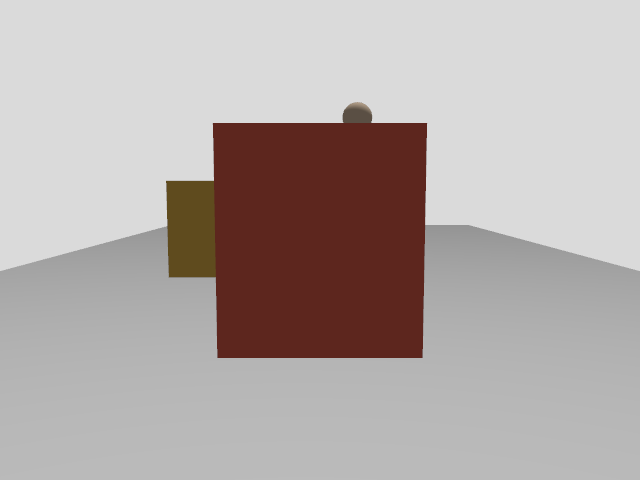
#> input picture risk_system/snap_v2_start.png, 640 x 480 px, found by its file name; its folder holds only this picture in this run
$ python test_offline_invalid.py
#> lines starting #> are read from the running program, lines starting #| are printed output that depends on the picture; after the words box and inside, x2 and y2 are one past the last pixel; in counts of white or black regions, pixels touching at a corner belong together
### risk_system/risk_core.py
#!/usr/bin/env python3
"""Camera-only obstacle / person risk estimation (no ROS dependency).

Method (colour-agnostic for obstacles):
  1. Learn the floor appearance near the robot and the background (sky) colour.
  2. For every image column, scan upward from the bottom row while pixels stay
     floor-like.  The first non-floor pixel is the column's free-space boundary.
  3. Convert the boundary row to an *estimated* ground distance with a flat-floor
     pinhole model (known camera height / pitch from the SDF).  This is an
     estimate, not a range measurement: it assumes a flat floor and an object
     standing on it.
  4. Group neighbouring columns with similar distance into objects, measure their
     approximate metric width / height, and label tall-narrow objects as
     "person-like" (shape heuristic, not a trained person classifier).
  5. Convert distance + lateral offset from the robot path into a 0-100 risk
     score and a discrete state.
"""
import math
import numpy as np
import cv2

# ---- camera model (robot_risk_world.sdf: front_camera) ----------------------
IMG_W, IMG_H = 640, 480
HFOV = 1.05                      # rad
CAM_HEIGHT = 0.22 + 0.45         # chassis z + sensor z  [m]
CAM_PITCH_SDF = 0.10             # rad, sensor pitch in the SDF (positive = down)
# After the wheel-axis fix and 2 mm caster clearance the chassis rocks only
# +-0.77 deg between the casters (measured), so the SDF pitch is used directly.
# (+-0.77 deg -> about +-0.1 m distance error at 2 m.)
CAM_PITCH = CAM_PITCH_SDF
CAM_FORWARD = 0.23               # camera x offset from chassis centre [m]
FOCAL = (IMG_W / 2.0) / math.tan(HFOV / 2.0)
CX, CY = (IMG_W - 1) / 2.0, (IMG_H - 1) / 2.0

# ---- risk parameters --------------------------------------------------------
ROBOT_HALF_WIDTH = 0.24          # wheels reach +-0.24 m
CORRIDOR_HALF = 0.40             # robot half width + 0.16 m margin
MAX_RANGE = 6.0                  # ignore boundaries farther than this [m]
OBST_STOP, OBST_FAR = 1.4, 3.5   # distance where obstacle risk is 100 / 0
PERSON_STOP, PERSON_FAR = 1.9, 4.5
STATE_STOP = 70.0                # risk >= -> STOP
STATE_APPROACH = 30.0            # risk >= -> APPROACHING
STATE_STOP_EXIT = 60.0           # hysteresis: leave STOP only below this
N_SECTORS = 15                   # free-space histogram bins across the FOV

STATE_CLEAR = 'CLEAR'            # nothing detected
STATE_FAR = 'OBSTACLE_FAR'       # detected, low risk
STATE_NEAR = 'APPROACHING'       # obstacle approaching the path
STATE_PERSON = 'PERSON'          # person-like object detected (risk < stop)
STATE_STOP_ = 'STOP'             # stop required
STATE_INVALID = 'INVALID'        # image missing / stale / degenerate


def row_to_distance(v):
    """Ground distance (from the camera, along the optical axis direction
    projected on the floor) for an image row. inf above the horizon."""
    ang = CAM_PITCH + math.atan((v - CY) / FOCAL)
    if ang <= 0.01:
        return math.inf
    return CAM_HEIGHT / math.tan(ang)


ROW_DIST = np.array([row_to_distance(v) for v in range(IMG_H)])
COL_BEARING = np.arctan((np.arange(IMG_W) - CX) / FOCAL)   # +right in image
NEAREST_VISIBLE = ROW_DIST[IMG_H - 1]                      # ~1.2 m blind zone


def check_image(img):
    """Return (ok, reason). Rejects degenerate frames such as a uniform image."""
    if img is None:
        return False, 'no image'
    if img.shape[0] != IMG_H or img.shape[1] != IMG_W:
        return False, f'unexpected size {img.shape[1]}x{img.shape[0]}'
    std = float(img.std())
    if std < 3.0:
        return False, f'uniform image (std={std:.2f})'
    return True, ''


class RiskEstimator:
    def __init__(self):
        self.floor_ref = None       # per-row floor colour (IMG_H x 3), learned
        self.bg_ref = None          # background colour
        self.step_thr = 14.0        # max colour jump between adjacent rows
        self.ref_thr = 30.0         # max distance to learned floor colour
        self.in_stop = False        # STOP hysteresis state

    # -- appearance models ---------------------------------------------------
    def _update_models(self, img, boundary):
        top = img[:8].reshape(-1, 3).astype(np.float32)
        bg = np.median(top, axis=0)
        self.bg_ref = bg if self.bg_ref is None else 0.9 * self.bg_ref + 0.1 * bg
        # learn floor colour per row from columns whose boundary is above it
        h = img.shape[0]
        rows = np.arange(h)[:, None]
        floor_mask = rows > (boundary[None, :] + 4)
        f = img.astype(np.float32)
        new = np.full((h, 3), np.nan, np.float32)
        for v in range(int(CY) + 10, h):
            m = floor_mask[v]
            if m.sum() > 40:
                new[v] = np.median(f[v][m], axis=0)
        if self.floor_ref is None:
            self.floor_ref = new
        else:
            ok = ~np.isnan(new[:, 0])
            old_ok = ~np.isnan(self.floor_ref[:, 0])
            both = ok & old_ok
            self.floor_ref[both] = 0.9 * self.floor_ref[both] + 0.1 * new[both]
            self.floor_ref[ok & ~old_ok] = new[ok & ~old_ok]

    def _bootstrap(self, img):
        """First frame: assume the bottom 12 rows near the image centre are
        floor and that floor colour varies smoothly with the row."""
        f = img.astype(np.float32)
        seed = np.median(f[IMG_H - 12:, IMG_W // 2 - 80: IMG_W // 2 + 80].reshape(-1, 3), axis=0)
        self.floor_ref = np.full((IMG_H, 3), np.nan, np.float32)
        self.floor_ref[IMG_H - 12:] = seed

    # -- main ----------------------------------------------------------------
    def boundary(self, img):
        f = cv2.GaussianBlur(img, (5, 5), 0).astype(np.float32)
        h, w = f.shape[:2]
        ref = self.floor_ref
        known = ~np.isnan(ref[:, 0])
        step = np.abs(f[1:] - f[:-1]).sum(axis=2)                  # (h-1, w)
        step6 = np.abs(f[6:] - f[:-6]).sum(axis=2)                 # (h-6, w)
        bad = np.zeros((h, w), bool)
        bad[:-1] |= step > self.step_thr
        bad[:-6] |= step6 > 2.0 * self.step_thr                    # soft edges
        # absolute check only where a floor model exists for the row
        dref = np.abs(f[known] - ref[known][:, None, :]).sum(axis=2)
        bad[known] |= dref > self.ref_thr
        # bottom row must look like floor (blocked camera / object touching it)
        horizon = int(np.searchsorted(-ROW_DIST, -MAX_RANGE))       # first row with dist<=MAX
        bad[:horizon] = True
        # boundary = lowest row of the first "bad" pixel scanning up from bottom
        bound = np.full(w, -1, np.int32)
        flipped = bad[::-1]                                         # row 0 = bottom
        any_bad = flipped.any(axis=0)
        first = flipped.argmax(axis=0)
        bound[any_bad] = (h - 1) - first[any_bad]
        return bound, f

    def process(self, img_rgb):
        ok, reason = check_image(img_rgb)
        if not ok:
            return {'state': STATE_INVALID, 'risk': 100.0, 'reason': reason,
                    'objects': [], 'sectors': [0.0] * N_SECTORS}
        if self.floor_ref is None:
            self._bootstrap(img_rgb)
        bound, fimg = self.boundary(img_rgb)
        self._update_models(img_rgb, bound)

        h = IMG_H
        dist = np.where(bound >= h - 1, NEAREST_VISIBLE * 0.9,      # blocked at bottom row
                        ROW_DIST[np.clip(bound, 0, h - 1)])
        dist = np.where(dist > MAX_RANGE, math.inf, dist)
        lateral = np.tan(COL_BEARING) * np.where(np.isinf(dist), 0, dist)

        # column type: does the background (sky) start right above the boundary?
        vb = np.clip(bound - 4, 0, h - 1)
        above = fimg[vb, np.arange(IMG_W)]
        edge_col = np.abs(above - self.bg_ref[None, :]).sum(axis=1) < 12
        objects = self._group(img_rgb, fimg, bound, dist, lateral, edge_col)
        sectors = []
        edges = np.linspace(0, IMG_W, N_SECTORS + 1).astype(int)
        for i in range(N_SECTORS):
            d = dist[edges[i]:edges[i + 1]]
            fin = d[np.isfinite(d)]
            sectors.append(float(fin.min()) if fin.size else MAX_RANGE)

        risk = max([o['risk'] for o in objects], default=0.0)
        # a person only changes the state when in the path or closer than 3 m
        persons = [o for o in objects if o['label'] == 'person'
                   and ((o['in_path'] and o['distance'] < PERSON_FAR) or o['distance'] < 3.0)]
        real = [o for o in objects if o['label'] != 'floor_edge']
        top = max(objects, key=lambda o: o['risk']) if objects else None
        stop_relevant = top is not None and (top['in_path'] or top['distance'] < 1.25)
        thr = STATE_STOP_EXIT if self.in_stop else STATE_STOP
        self.in_stop = bool(risk >= thr and stop_relevant)
        if self.in_stop:
            state = STATE_STOP_
        elif persons:
            state = STATE_PERSON
        elif risk >= STATE_APPROACH:
            state = STATE_NEAR          # includes high risk from objects beside the path
        elif real:
            state = STATE_FAR
        else:
            state = STATE_CLEAR
        in_path = [o for o in objects if o['in_path']]
        return {'state': state, 'risk': round(float(risk), 1), 'reason': '',
                'objects': objects, 'sectors': [round(s, 2) for s in sectors],
                'nearest_in_path': round(min([o['distance'] for o in in_path], default=MAX_RANGE), 2),
                'boundary': bound}

    def _side_depth(self, dist, s, e, d):
        """Median free-space distance just left/right of columns s..e
        (None at the image border)."""
        w = len(dist)
        left = dist[max(0, s - 14):s - 3] if s - 3 >= 8 else None
        right = dist[e + 4:min(w, e + 15)] if e + 4 <= w - 8 else None
        med = lambda a: None if a is None or a.size == 0 else float(np.median(np.where(np.isinf(a), 99.0, a)))
        return med(left), med(right)

    def _top_row(self, fimg, s, e, yb, dist, d):
        """Top of an object standing on the floor between columns s..e.
        Each row above the floor contact is compared with the background
        just LEFT/RIGHT of the object, using only side strips that are
        farther away than the object (real background, not the same or a
        nearer object).  Works in front of walls, furniture or sky; falls
        back to the global background colour when no such strip exists."""
        w = fimg.shape[1]
        cols = fimg[:yb + 1, s:e + 1]                                         # (yb+1, n, 3)
        dl, dr = self._side_depth(dist, s, e, d)
        sides = []
        if dl is not None and dl > d + 0.3:
            sides.append(np.median(fimg[:yb + 1, max(0, s - 14):s - 3], axis=1))
        if dr is not None and dr > d + 0.3:
            sides.append(np.median(fimg[:yb + 1, e + 4:min(w, e + 15)], axis=1))
        if not sides:
            sides = [np.tile(self.bg_ref, (yb + 1, 1))]
        # a pixel belongs to the object if it differs from EVERY background
        # reference; a row is "object" if >= 25 % of its columns do (legs, gaps)
        differs = np.all([np.abs(cols - sd[:, None, :]).sum(axis=2) > 30 for sd in sides], axis=0)
        is_obj = differs.mean(axis=1) >= 0.25
        yt, gap = yb, 0
        for v in range(yb, -1, -1):
            if is_obj[v]:
                yt, gap = v, 0
            else:
                gap += 1
                if gap > 4:
                    break
        return yt

    def _group(self, img, fimg, bound, dist, lateral, edge_col):
        objs = []
        w = IMG_W
        valid = np.isfinite(dist)
        u = 0
        while u < w:
            if not valid[u]:
                u += 1
                continue
            s = u
            while u + 1 < w and valid[u + 1] and edge_col[u + 1] == edge_col[s] \
                    and abs(dist[u + 1] - dist[u]) < 0.25 + 0.08 * dist[u]:
                u += 1
            e = u
            u += 1
            if e - s < 6:
                continue
            seg_d = dist[s:e + 1]
            d = float(np.percentile(seg_d, 20))
            yb = int(np.median(bound[s:e + 1]))
            yt = self._top_row(fimg, s, e, yb, dist, d)
            width_m = (e - s) / FOCAL * d
            height_m = (yb - yt) / FOCAL * d
            lat = lateral[s:e + 1]
            lat_min = 0.0 if (lat.min() < 0 < lat.max()) else float(np.abs(lat).min())
            # what lies at the far floor edge (boundary row near the horizon, flat)?
            is_floor_edge = bool(np.mean(edge_col[s:e + 1]) > 0.5)
            label = 'floor_edge' if is_floor_edge else 'obstacle'
            # person-like: tall (1.15-2.1 m) and narrow at the floor contact
            # (legs, 0.04-0.75 m).  Shape heuristic, NOT a trained classifier.
            # ... and free-standing (excludes wall segments and doors, which are
            # continuous surfaces or touch the image border)
            dl, dr = self._side_depth(dist, s, e, d)
            # (both sides inside the image, depth jump on at least one side: a
            #  shadow can make one side look continuous)
            free_standing = dl is not None and dr is not None and (abs(dl - d) > 0.3 or abs(dr - d) > 0.3)
            if not is_floor_edge and free_standing and 1.15 <= height_m <= 2.1 and 0.04 <= width_m <= 0.75 \
                    and height_m / max(width_m, 1e-3) >= 1.9:
                label = 'person'
            # confidence: boundary contrast and support width (heuristic, 0-1)
            v0 = min(yb + 3, IMG_H - 1)
            v1 = max(yb - 3, 0)
            contrast = float(np.abs(fimg[v0, s:e + 1] - fimg[v1, s:e + 1]).sum(axis=1).mean())
            conf = min(1.0, 0.35 + 0.4 * min(1.0, (e - s) / 60.0) + 0.25 * min(1.0, contrast / 80.0))
            if is_floor_edge:
                conf *= 0.6
            path = 1.0 if lat_min < CORRIDOR_HALF else max(0.0, 1.0 - (lat_min - CORRIDOR_HALF) / 0.6)
            if label == 'person':
                prox = np.clip((PERSON_FAR - d) / (PERSON_FAR - PERSON_STOP), 0, 1)
            else:
                prox = np.clip((OBST_FAR - d) / (OBST_FAR - OBST_STOP), 0, 1)
            risk = 100.0 * prox * (0.3 + 0.7 * path) * (0.7 + 0.3 * conf)
            if prox >= 1.0 and path >= 1.0:
                risk = 100.0
            # lateral position of the object's edges (ROS convention: +left)
            lat_left = float(-math.tan(COL_BEARING[s]) * d)
            lat_right = float(-math.tan(COL_BEARING[e]) * d)
            objs.append({
                'label': label, 'confidence': round(conf, 2),
                'lat_left': round(lat_left, 2), 'lat_right': round(lat_right, 2),
                'bbox': [int(s), int(yt), int(e), int(yb)],
                'distance': round(d, 2), 'lateral': round(lat_min, 2),
                'width_m': round(width_m, 2), 'height_m': round(height_m, 2),
                'in_path': bool(lat_min < CORRIDOR_HALF), 'risk': round(float(risk), 1),
            })
        return objs


STATE_COLORS = {STATE_CLEAR: (80, 200, 80), STATE_FAR: (80, 200, 80), STATE_NEAR: (0, 200, 255),
                STATE_PERSON: (255, 120, 0), STATE_STOP_: (0, 0, 255), STATE_INVALID: (180, 0, 180)}


# [18 lines left out: function draw, not called in this run]

### risk_system/test_offline_invalid.py
#!/usr/bin/env python3
"""Offline checks of the detector's safety rules (no ROS):
uniform image, wrong size, blacked-out image, and a valid frame."""
import sys
import cv2
import numpy as np
sys.path.insert(0, '/workspace/risk_system')
import risk_core as rc

ok = True
cases = {
    'uniform_218 (old sky-only bug)': np.full((480, 640, 3), 218, np.uint8),
    'black': np.zeros((480, 640, 3), np.uint8),
    'wrong_size': np.random.randint(0, 255, (240, 320, 3), np.uint8),
}
for name, img in cases.items():
    r = rc.RiskEstimator().process(img)
    good = r['state'] == rc.STATE_INVALID and r['risk'] == 100.0
    ok &= good
    print(f"{'PASS' if good else 'FAIL'} {name}: state={r['state']} reason={r['reason']}")
img = cv2.cvtColor(cv2.imread('/workspace/risk_system/snap_v2_start.png'), cv2.COLOR_BGR2RGB)
r = rc.RiskEstimator().process(img)
#> in _bootstrap, `seed = np.median(f[IMG_H - 12:, IMG_W // 2 - 80: IMG_W // 2 + 80].resh..`: seed = [186, 186, 186]
#> in boundary, `bad[:-1] |= step > self.step_thr`:
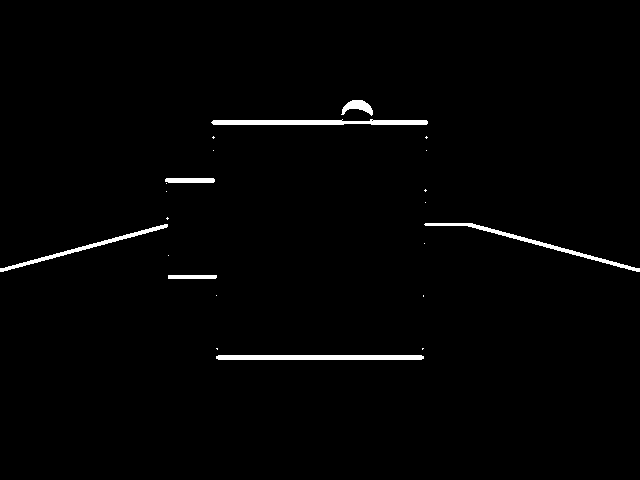
#> bad: shape (480, 640) bool; 1.4% white; 22 white regions (15 under 20 px), largest, box (x1, y1, x2, y2) and area: (216, 355, 424, 360) 1032, (211, 119, 428, 125) 1025, (424, 223, 640, 272) 826
#> in boundary, `bad[:-6] |= step6 > 2.0 * self.step_thr`:
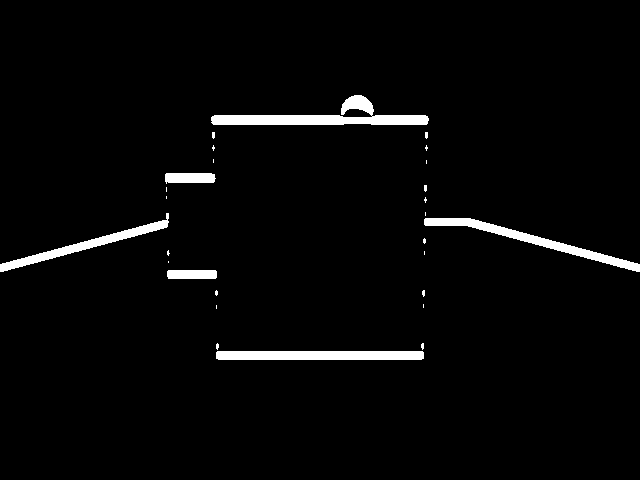
#> bad: shape (480, 640) bool; 2.9% white; 27 white regions (21 under 20 px), largest, box (x1, y1, x2, y2) and area: (211, 95, 429, 125) 2489, (216, 351, 424, 360) 1866, (424, 218, 640, 272) 1838, (0, 213, 169, 272) 1458, (165, 173, 216, 184) 495, (167, 270, 217, 279) 445
#> in boundary, `bad[:horizon] = True`:
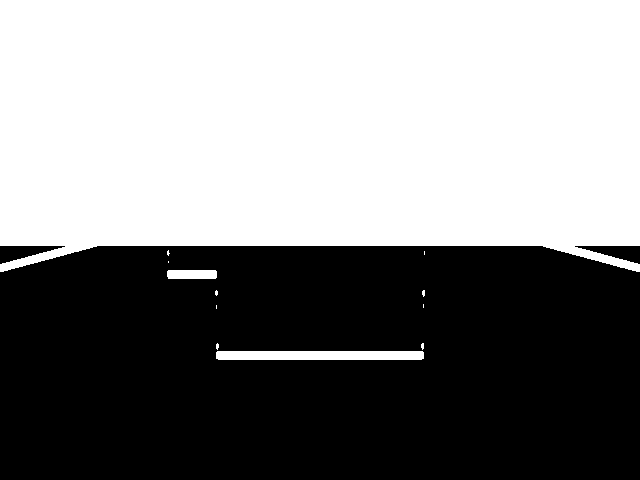
#> bad: shape (480, 640) bool; 52.5% white; 3 black regions, box (x1, y1, x2, y2) and area: (0, 246, 640, 480) 144723, (0, 246, 65, 264) 609, (575, 246, 640, 264) 608
#> in boundary, `flipped = bad[::-1]`:
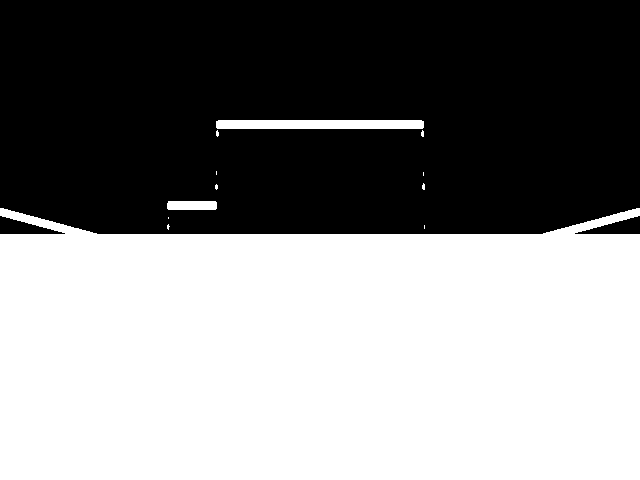
#> flipped: shape (480, 640) bool; 52.5% white; 3 black regions, box (x1, y1, x2, y2) and area: (0, 0, 640, 234) 144723, (0, 216, 65, 234) 609, (575, 216, 640, 234) 608
#> in boundary, `first = flipped.argmax(axis=0)`: first = 640 values, max 234 at index 97, min 120 at index 218, mean 190.2
#> in _update_models, `bg = np.median(top, axis=0)`: bg = [218, 218, 218]
#> in _update_models, `floor_mask = rows > (boundary[None, :] + 4)`:
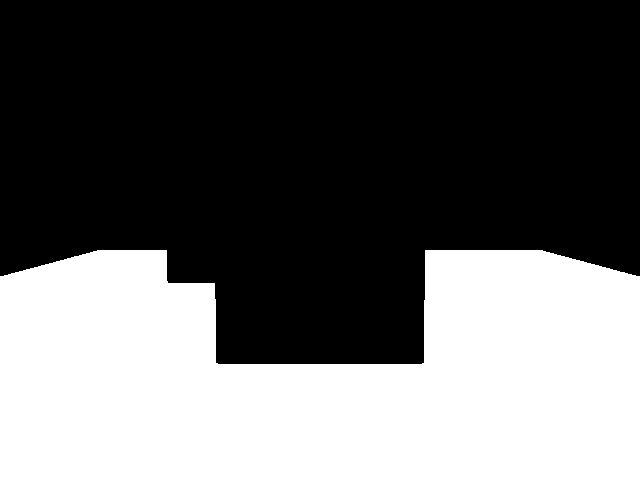
#> floor_mask: shape (480, 640) bool; 38.8% white; 1 white region, box (x1, y1, x2, y2) and area: (0, 250, 640, 480) 119174
#> in process (call 4), `above = fimg[vb, np.arange(IMG_W)]`: above = 640 rows, first 8: [218, 218, 218], [218, 218, 218], [218, 218, 218], [218, 218, 218], [218, 218, 218], [218, 218, 218], [218, 218, 218], [218, 218, 218]
#> the loop in _group, `while u < w:` made 194 passes
#> (d, yb, dr, yt, width_m) on pass 1: (4.5, 259, 99, 242, 0.781)
#> (d, yb, yt, width_m, height_m, lat_min, is_floor_edge, dl) on passes 72, 74: (3.91, 278, 179, 0.333, 0.701, 0.747, False, 99), (2.07, 359, 121, 0.776, 0.892, 0, False, 3.91)
#> pass 1, in _top_row, `cols = fimg[:yb + 1, s:e + 1]`:
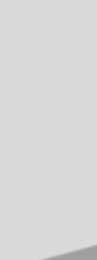
#> cols: shape (260, 97, 3) float32; min 158, max 218, mean 217
#> pass 1, in _top_row, `differs = np.all([np.abs(cols - sd[:, None, :]).sum(axis=2) > 30 for s..`:
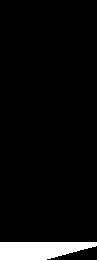
#> differs: shape (260, 97) bool; 5.5% white; 1 white region, box (x1, y1, x2, y2) and area: (0, 242, 97, 260) 1386
#> after the loop in _group, `while u < w:`: objs = 4 items; u = 640
#> r = 7 items
good = r['state'] != rc.STATE_INVALID
#> good = True
ok &= good
#> ok = True
print(f"{'PASS' if good else 'FAIL'} real frame: state={r['state']} risk={r['risk']}")
#| PASS real frame: state=APPROACHING risk=68.1
sys.exit(0 if ok else 1)
#> (the program exits here)
